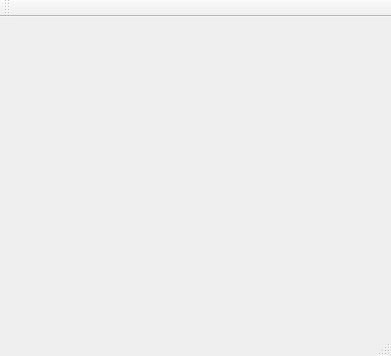
<?xml version="1.0" encoding="UTF-8"?>
<ui version="4.0">
 <class>MainWindow</class>
 <widget class="QMainWindow" name="MainWindow">
  <property name="geometry">
   <rect>
    <x>0</x>
    <y>0</y>
    <width>391</width>
    <height>356</height>
   </rect>
  </property>
  <property name="windowTitle">
   <string>Client</string>
  </property>
  <widget class="QWidget" name="centralWidget"/>
  <widget class="QMenuBar" name="menuBar">
   <property name="geometry">
    <rect>
     <x>0</x>
     <y>0</y>
     <width>391</width>
     <height>31</height>
    </rect>
   </property>
  </widget>
  <widget class="QToolBar" name="mainToolBar">
   <attribute name="toolBarArea">
    <enum>TopToolBarArea</enum>
   </attribute>
   <attribute name="toolBarBreak">
    <bool>false</bool>
   </attribute>
  </widget>
  <widget class="QStatusBar" name="statusBar"/>
 </widget>
 <layoutdefault spacing="6" margin="11"/>
 <resources/>
 <connections/>
</ui>
